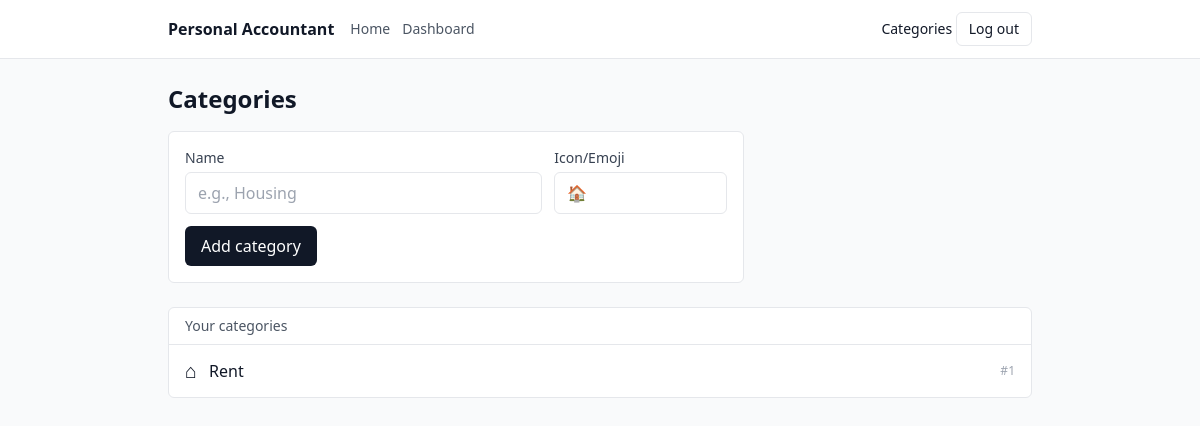
The app's page /categories (signed in), older data.
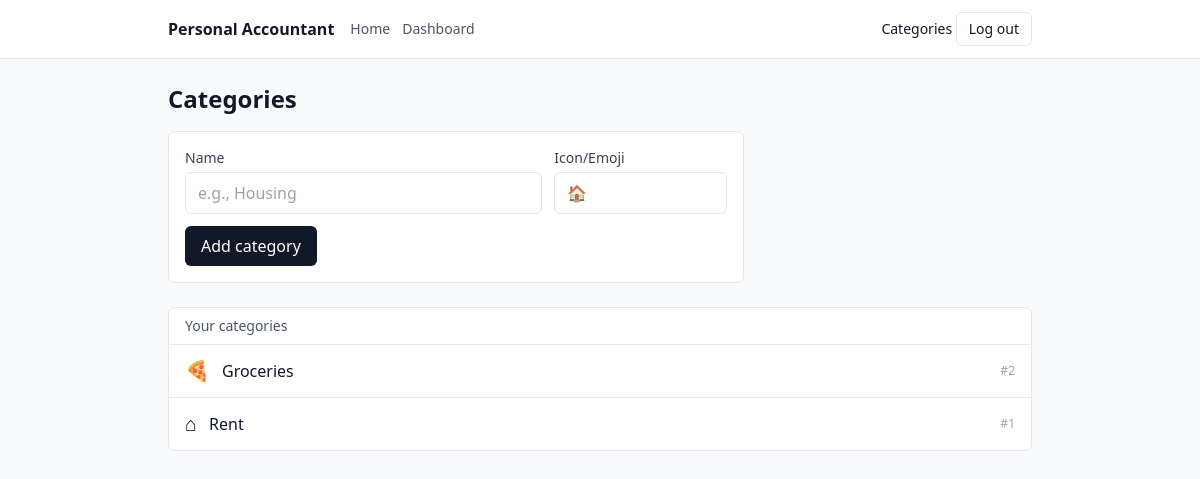
The same page, newer data.
### app/models.py (models this page shows)
class Category(SQLModel, table=True):
    __table_args__ = (
        UniqueConstraint("user_id", "name", name="uq_category_user_name"),
    )
    id: int | None = Field(default=None, primary_key=True)
    user_id: int = Field(foreign_key="user.id", index=True)
    name: str
    icon: str | None = None  # emoji or icon key
    created_at: datetime = Field(default_factory=datetime.utcnow)

### app/routes/categories.py (the view)
@router.get("/categories", response_class=HTMLResponse)
def list_categories(
    request: Request,
    db: Session = Depends(get_session),
    uid: int | None = Depends(current_user_id),
):
    if not uid:
        return RedirectResponse(url="/login", status_code=303)
    cats = db.exec(select(Category).where(Category.user_id == uid).order_by(Category.name)).all()
    return templates.TemplateResponse(
        "categories.html",
        {"request": request, "title": "Categories", "user_id": uid, "categories": cats, "error": None},
    )

### templates/categories.html (shortened to what this page needs)
{% extends "_base.html" %}
{% block content %}
  <div class="flex items-center justify-between mb-4">
    <h1 class="text-2xl font-semibold">Categories</h1>
  </div>
  <form method="post" action="/categories" class="mb-6 grid gap-3 max-w-xl rounded-md border bg-white p-4">
    <div class="grid grid-cols-1 sm:grid-cols-3 gap-3">
      <div class="sm:col-span-2">
        <label class="block text-sm text-gray-700">Name</label>
        <input name="name" required class="mt-1 w-full rounded-md border px-3 py-2" placeholder="e.g., Housing" />
      </div>
      <div>
        <label class="block text-sm text-gray-700">Icon/Emoji</label>
        <input name="icon" class="mt-1 w-full rounded-md border px-3 py-2" placeholder="🏠" />
      </div>
    </div>
    <button class="justify-self-start rounded-md bg-gray-900 px-4 py-2 text-white hover:bg-black">
      Add category
    </button>
  </form>
  <div class="rounded-md border bg-white">
    <div class="border-b px-4 py-2 text-sm text-gray-600">Your categories</div>
    {% if categories|length == 0 %}
      <div class="px-4 py-4 text-sm text-gray-600">No categories yet.</div>
    {% else %}
      <ul class="divide-y">
        {% for c in categories %}
          <li class="px-4 py-3 flex items-center justify-between">
            <div class="flex items-center gap-3">
              <span class="text-xl">{{ c.icon or "•" }}</span>
              <span class="font-medium">{{ c.name }}</span>
            </div>
            <span class="text-xs text-gray-400">#{{ c.id }}</span>
          </li>
        {% endfor %}
      </ul>
    {% endif %}
  </div>
{% endblock %}

### templates/_base.html (shortened to what this page needs)
<!doctype html>
<html>
  <head>
    <script src="https://cdn.tailwindcss.com"></script>
  </head>
  <body class="min-h-screen bg-gray-50 text-gray-900">
    <header class="border-b bg-white">
      <div class="mx-auto max-w-4xl px-4 py-3 flex items-center justify-between">
        <div class="flex items-center gap-4">
          <a href="/" class="font-semibold">Personal Accountant</a>
          <nav class="text-sm text-gray-600 flex items-center gap-3">
            <a href="/" class="hover:text-gray-900">Home</a>
            {% if user_id %}
              <a href="/dashboard" class="hover:text-gray-900">Dashboard</a>
            {% endif %}
          </nav>
        </div>
        <div class="text-sm">
          {% if user_id %}
            <a href="/categories" class="hover:text-gray-900">Categories</a>
            <form method="post" action="/logout" class="inline">
              <button type="submit" class="rounded-md border px-3 py-1.5 hover:bg-gray-50">
                Log out
              </button>
            </form>
          {% else %}
            <a href="/login" class="hover:underline">Log in</a>
            <span class="mx-1 text-gray-300">|</span>
            <a href="/signup" class="hover:underline">Sign up</a>
          {% endif %}
        </div>
      </div>
    </header>
    <main class="mx-auto max-w-4xl px-4 py-6">
      {% block content %}{% endblock %}
    </main>
  </body>
</html>

Row changes from the older to the newer data that the page shows:
added Category: icon "🍕", name "Groceries", id "2"
